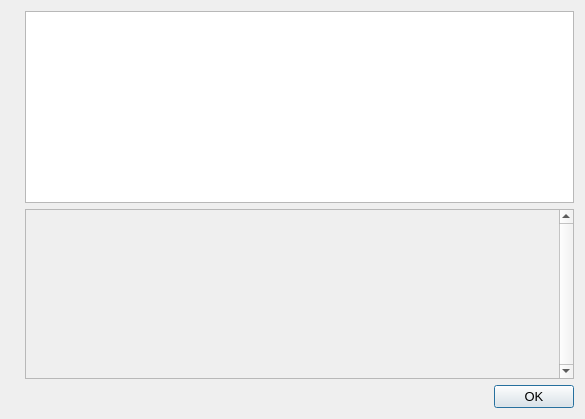
<?xml version="1.0" encoding="UTF-8"?>
<ui version="4.0">
 <class>HelpMessageDialog</class>
 <widget class="QDialog" name="HelpMessageDialog">
  <property name="geometry">
   <rect>
    <x>0</x>
    <y>0</y>
    <width>585</width>
    <height>419</height>
   </rect>
  </property>
  <property name="font">
   <font>
    <pointsize>10</pointsize>
   </font>
  </property>
  <property name="windowTitle">
   <string notr="true">BSG - Command-line options</string>
  </property>
  <layout class="QHBoxLayout" name="horizontalLayout_2">
   <item>
    <widget class="QLabel" name="graphic">
     <property name="sizePolicy">
      <sizepolicy hsizetype="Preferred" vsizetype="Ignored">
       <horstretch>0</horstretch>
       <verstretch>0</verstretch>
      </sizepolicy>
     </property>
     <property name="pixmap">
      <pixmap resource="../blowsbig.qrc">:/images/about</pixmap>
     </property>
    </widget>
   </item>
   <item>
    <layout class="QVBoxLayout" name="verticalLayout">
     <item>
      <widget class="QTextEdit" name="helpMessage">
       <property name="readOnly">
        <bool>true</bool>
       </property>
      </widget>
     </item>
     <item>
      <widget class="QScrollArea" name="scrollArea">
       <property name="verticalScrollBarPolicy">
        <enum>Qt::ScrollBarAlwaysOn</enum>
       </property>
       <property name="widgetResizable">
        <bool>true</bool>
       </property>
       <widget class="QWidget" name="scrollAreaWidgetContents">
        <property name="geometry">
         <rect>
          <x>0</x>
          <y>0</y>
          <width>480</width>
          <height>166</height>
         </rect>
        </property>
        <layout class="QVBoxLayout" name="verticalLayout_2">
         <item>
          <widget class="QLabel" name="aboutMessage">
           <property name="cursor">
            <cursorShape>IBeamCursor</cursorShape>
           </property>
           <property name="textFormat">
            <enum>Qt::PlainText</enum>
           </property>
           <property name="alignment">
            <set>Qt::AlignLeading|Qt::AlignLeft|Qt::AlignTop</set>
           </property>
           <property name="openExternalLinks">
            <bool>true</bool>
           </property>
           <property name="textInteractionFlags">
            <set>Qt::LinksAccessibleByMouse|Qt::TextSelectableByKeyboard|Qt::TextSelectableByMouse</set>
           </property>
          </widget>
         </item>
        </layout>
       </widget>
      </widget>
     </item>
     <item>
      <widget class="QDialogButtonBox" name="okButton">
       <property name="orientation">
        <enum>Qt::Horizontal</enum>
       </property>
       <property name="standardButtons">
        <set>QDialogButtonBox::Ok</set>
       </property>
      </widget>
     </item>
    </layout>
   </item>
  </layout>
 </widget>
 <resources>
  <include location="../blowsbig.qrc"/>
 </resources>
 <connections>
  <connection>
   <sender>okButton</sender>
   <signal>accepted()</signal>
   <receiver>HelpMessageDialog</receiver>
   <slot>accept()</slot>
   <hints>
    <hint type="sourcelabel">
     <x>20</x>
     <y>20</y>
    </hint>
    <hint type="destinationlabel">
     <x>20</x>
     <y>20</y>
    </hint>
   </hints>
  </connection>
  <connection>
   <sender>okButton</sender>
   <signal>rejected()</signal>
   <receiver>HelpMessageDialog</receiver>
   <slot>reject()</slot>
   <hints>
    <hint type="sourcelabel">
     <x>20</x>
     <y>20</y>
    </hint>
    <hint type="destinationlabel">
     <x>20</x>
     <y>20</y>
    </hint>
   </hints>
  </connection>
 </connections>
</ui>
